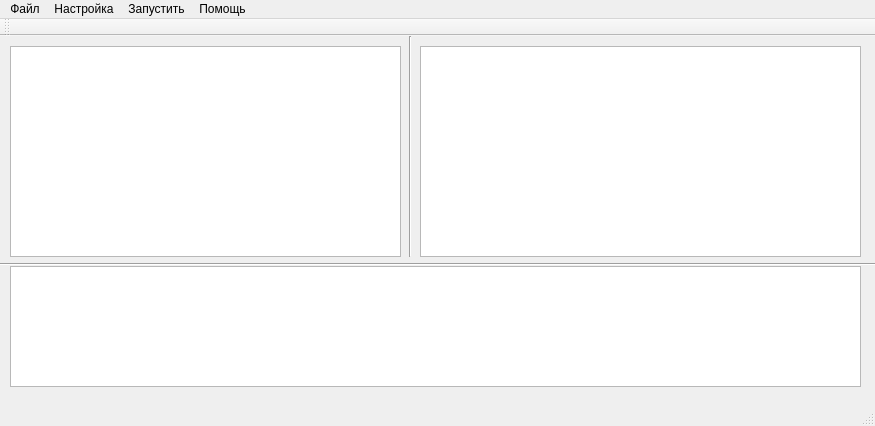
<?xml version="1.0" encoding="UTF-8"?>
<ui version="4.0">
 <class>MainWindow</class>
 <widget class="QMainWindow" name="MainWindow">
  <property name="geometry">
   <rect>
    <x>0</x>
    <y>0</y>
    <width>875</width>
    <height>426</height>
   </rect>
  </property>
  <property name="sizePolicy">
   <sizepolicy hsizetype="Fixed" vsizetype="Fixed">
    <horstretch>0</horstretch>
    <verstretch>0</verstretch>
   </sizepolicy>
  </property>
  <property name="windowTitle">
   <string>Toxic Comment Classification</string>
  </property>
  <widget class="QWidget" name="centralWidget">
   <widget class="QPlainTextEdit" name="plainTextEdit">
    <property name="geometry">
     <rect>
      <x>10</x>
      <y>10</y>
      <width>391</width>
      <height>211</height>
     </rect>
    </property>
   </widget>
   <widget class="QTextEdit" name="textEdit">
    <property name="geometry">
     <rect>
      <x>10</x>
      <y>230</y>
      <width>851</width>
      <height>121</height>
     </rect>
    </property>
   </widget>
   <widget class="QTableWidget" name="tableWidget">
    <property name="geometry">
     <rect>
      <x>420</x>
      <y>10</y>
      <width>441</width>
      <height>211</height>
     </rect>
    </property>
    <property name="editTriggers">
     <set>QAbstractItemView::NoEditTriggers</set>
    </property>
   </widget>
   <widget class="Line" name="line">
    <property name="geometry">
     <rect>
      <x>0</x>
      <y>220</y>
      <width>881</width>
      <height>16</height>
     </rect>
    </property>
    <property name="orientation">
     <enum>Qt::Horizontal</enum>
    </property>
   </widget>
   <widget class="Line" name="line_2">
    <property name="geometry">
     <rect>
      <x>400</x>
      <y>0</y>
      <width>20</width>
      <height>221</height>
     </rect>
    </property>
    <property name="orientation">
     <enum>Qt::Vertical</enum>
    </property>
   </widget>
  </widget>
  <widget class="QToolBar" name="mainToolBar">
   <attribute name="toolBarArea">
    <enum>TopToolBarArea</enum>
   </attribute>
   <attribute name="toolBarBreak">
    <bool>false</bool>
   </attribute>
  </widget>
  <widget class="QStatusBar" name="statusBar"/>
  <widget class="QMenuBar" name="menuBar">
   <property name="geometry">
    <rect>
     <x>0</x>
     <y>0</y>
     <width>875</width>
     <height>23</height>
    </rect>
   </property>
   <widget class="QMenu" name="menu">
    <property name="title">
     <string>Настройка</string>
    </property>
   </widget>
   <widget class="QMenu" name="menu_3">
    <property name="title">
     <string>Помощь</string>
    </property>
   </widget>
   <widget class="QMenu" name="menuToxic_comment_classification">
    <property name="title">
     <string>Файл</string>
    </property>
    <addaction name="action"/>
    <addaction name="action_2"/>
   </widget>
   <widget class="QMenu" name="menu_2">
    <property name="title">
     <string>Запустить</string>
    </property>
    <addaction name="action_3"/>
   </widget>
   <addaction name="menuToxic_comment_classification"/>
   <addaction name="menu"/>
   <addaction name="menu_2"/>
   <addaction name="menu_3"/>
  </widget>
  <action name="action">
   <property name="text">
    <string>Открыть</string>
   </property>
  </action>
  <action name="action_2">
   <property name="text">
    <string>Сохранить</string>
   </property>
  </action>
  <action name="action_3">
   <property name="text">
    <string>Тест</string>
   </property>
  </action>
 </widget>
 <layoutdefault spacing="6" margin="11"/>
 <resources/>
 <connections/>
</ui>
